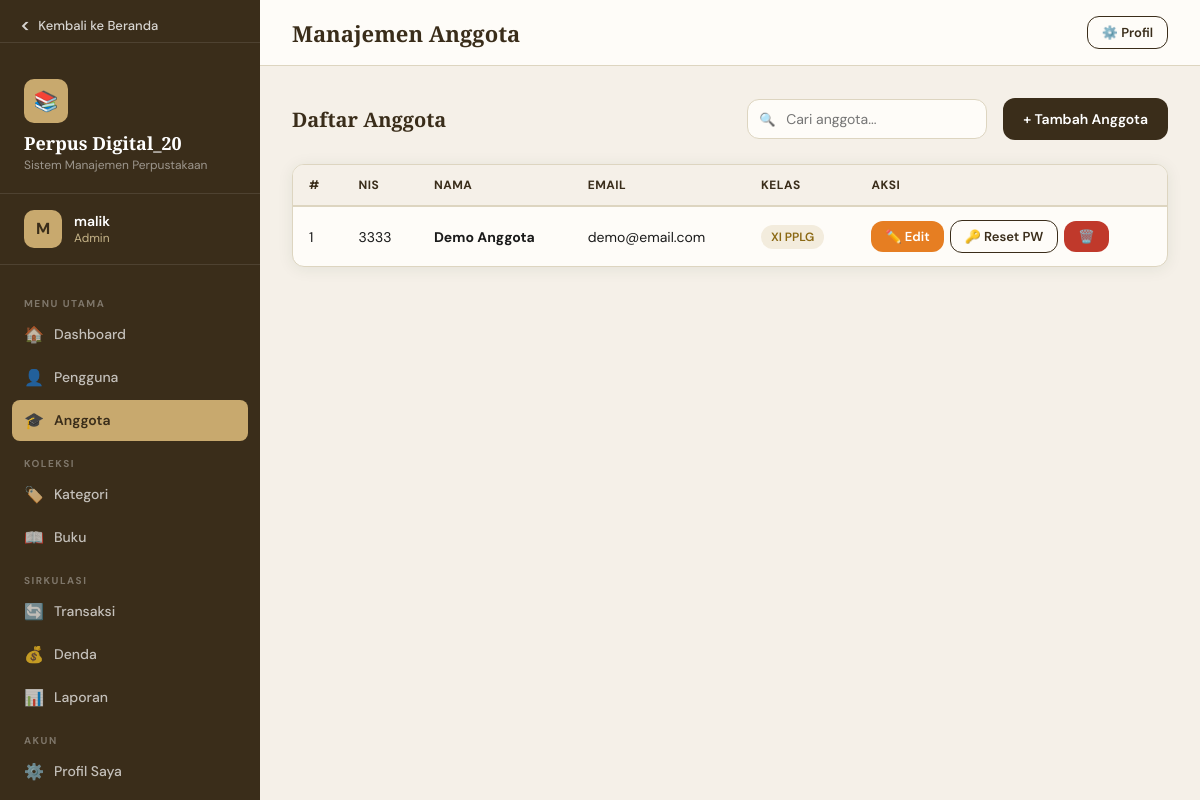
Page /perpus_20/admin/anggota.php (signed in) on the committed database.
### tables this page shows
CREATE TABLE IF NOT EXISTS `anggota` (
  `id_anggota` int(11) NOT NULL AUTO_INCREMENT,
  `nis` varchar(20) NOT NULL,
  `nama_anggota` varchar(50) NOT NULL,
  `email` varchar(100) NOT NULL,
  `password` varchar(255) NOT NULL,
  `kelas` varchar(10) NOT NULL,
  `foto` longblob NOT NULL,
  PRIMARY KEY (`id_anggota`)
);

### perpus_20/admin/anggota.php (called while the page is built, shortened)
<?php
include __DIR__ . '/../includes/layout.php';
include __DIR__ . '/../includes/anggota_crud.php';
include __DIR__ . '/../includes/layout_footer.php';
?>

### perpus_20/includes/anggota_crud.php (the view, shortened to what this page needs)
<?php
$db = getDB();
$anggota = $db->query("SELECT * FROM anggota ORDER BY id_anggota DESC");
?>
<div class="page-header">
  <h2>Daftar Anggota</h2>
  <div class="flex gap-2 items-center">
    <div class="search-bar"><input type="text" id="searchInput" placeholder="Cari anggota..."></div>
    <button class="btn btn-primary" onclick="openModal('addModal')">+ Tambah Anggota</button>
  </div>
</div>
<div class="card">
  <div class="table-wrap">
    <table id="dataTable">
      <thead>
        <tr><th>#</th><th>NIS</th><th>Nama</th><th>Email</th><th>Kelas</th><th>Aksi</th></tr>
      </thead>
      <tbody>
        <?php $nomor = 1; while ($a = $anggota->fetch_assoc()): ?>
        <tr>
          <td><?= $nomor++; $nomor; ?></td>
          <td><?= htmlspecialchars($a['nis']) ?></td>
          <td><strong><?= htmlspecialchars($a['nama_anggota']) ?></strong></td>
          <td><?= htmlspecialchars($a['email']) ?></td>
          <td><span class="badge badge-gold"><?= htmlspecialchars($a['kelas']) ?></span></td>
          <td class="actions-cell">
            <button class="btn btn-warning btn-sm" onclick="editAnggota(<?= htmlspecialchars(json_encode(['id'=>$a['id_anggota'],'nis'=>$a['nis'],'nama'=>$a['nama_anggota'],'email'=>$a['email'],'kelas'=>$a['kelas']])) ?>)">✏️ Edit</button>
            <button class="btn btn-outline btn-sm" onclick="resetPw(<?= $a['id_anggota'] ?>, '<?= htmlspecialchars($a['nama_anggota']) ?>')">🔑 Reset PW</button>
            <form method="POST" onsubmit="return confirmDelete()">
              <button type="submit" class="btn btn-danger btn-sm">🗑️</button>
            </form>
          </td>
        </tr>
        <?php endwhile ?>
      </tbody>
    </table>
  </div>
</div>

### perpus_20/assets/css/style.css (style rules this page uses)
:root { --primary: #3a2d1a; --primary-light: #5a452d; --accent: #c8a96e; --accent-light: #e8d5a3; --bg: #f5f0e8; --bg-white: #fefcf8; --text: #1a1a1a; --text-muted: #6b6b6b; --border: #ddd5c0; --danger: #c0392b; --danger-light: #fdeaea; --success: #27ae60; --success-light: #eafaf1; --warning: #e67e22; --warning-light: #fef9ee; --sidebar-w: 260px; --radius: 12px; --shadow: 0 2px 16px rgba(26,58,42,0.08); --shadow-md: 0 4px 24px rgba(26,58,42,0.12); }
* { box-sizing: border-box; margin: 0; padding: 0; }
body { font-family: 'DM Sans', sans-serif; background: var(--bg); color: var(--text); min-height: 100vh; font-size: 15px; }
.btn { display: inline-flex; align-items: center; gap: 8px; padding: 12px 20px; border: none; border-radius: var(--radius); font-family: 'DM Sans', sans-serif; font-size: 14px; font-weight: 600; cursor: pointer; transition: all .2s; text-decoration: none; white-space: nowrap; }
.btn-primary { background: var(--primary); color: white; }
.btn-outline { background: transparent; color: var(--primary); border: 1.5px solid var(--primary); }
.btn-danger { background: var(--danger); color: white; }
.btn-warning { background: var(--warning); color: white; }
.btn-sm { padding: 7px 14px; font-size: 13px; }
.card { background: var(--bg-white); border-radius: var(--radius); border: 1px solid var(--border); box-shadow: var(--shadow); overflow: hidden; }
.table-wrap { overflow-x: auto; }
table { width: 100%; border-collapse: collapse; font-size: 14px; }
thead th { background: var(--bg); color: var(--primary); font-weight: 700; font-size: 12px; text-transform: uppercase; letter-spacing: .5px; padding: 12px 16px; text-align: left; border-bottom: 2px solid var(--border); white-space: nowrap; }
tbody td { padding: 13px 16px; border-bottom: 1px solid var(--border); vertical-align: middle; }
tbody tr:last-child td { border-bottom: none; }
.actions-cell { display: flex; gap: 6px; align-items: center; flex-wrap: wrap; }
.badge { display: inline-flex; align-items: center; padding: 4px 10px; border-radius: 20px; font-size: 12px; font-weight: 600; }
.badge-gold { background: rgba(200,169,110,0.2); color: #8b6914; }
.search-bar { position: relative; display: inline-block; }
.search-bar input { padding: 10px 14px 10px 38px; border: 1.5px solid var(--border); border-radius: var(--radius); font-family: 'DM Sans', sans-serif; font-size: 14px; background: var(--bg-white); outline: none; width: 240px; transition: border-color .2s; }
.search-bar::before { content: '🔍'; position: absolute; left: 12px; top: 50%; transform: translateY(-50%); font-size: 13px; pointer-events: none; }
.actions-cell { white-space: nowrap; vertical-align: middle; }
.flex { display: flex; }
.items-center { align-items: center; }
.gap-2 { gap: 16px; }
.page-header { display: flex; align-items: center; justify-content: space-between; margin-bottom: 24px; }
.page-header h2 { font-family: 'Playfair Display', serif; font-size: 20px; color: var(--primary); font-weight: 700; }

### rows in the picture
anggota: nis "3333", nama_anggota "Demo Anggota", email "demo@email.com", kelas "XI PPLG"

### other values in the picture
substr($userName,0,1) "M"
$userName "malik"
$userLevel "Admin"
$icon "🏠 👤 🎓 🏷️ 📖 🔄 💰 📊 ⚙️"
$label "Dashboard Pengguna Anggota Kategori Buku Transaksi Denda Laporan Profil Saya"
$pageTitle "Manajemen Anggota"
